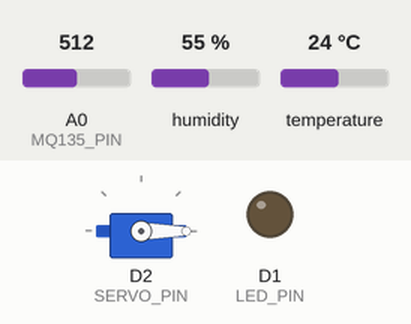
Bench run of a sketch on a simulated ESP8266 (NodeMCU). On the bench: servo, output pins drawn as LEDs (lit = HIGH). Inputs (shaded band) come from the test bench; at power-on: temperature 24 °C, A0 (MQ135_PIN) = 512, humidity 55 %. WiFi joins after 1.5 s; servers stay silent unless stated; what the sketch prints to the serial monitor is not drawn.

Above: at 3.1 s.
3.2 s: temperature set to 24.5 °C
5.4 s: temperature set to 25.8 °C
At 8.3 s:
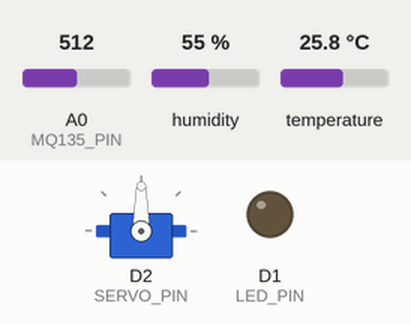
9.4 s: A0 (MQ135_PIN) set to 439
11.1 s: A0 (MQ135_PIN) set to 402
At 12.5 s:
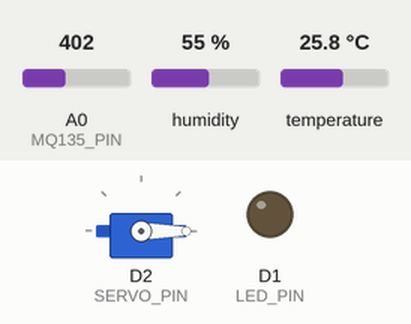
13.4 s: temperature set to 12 °C
At 16.8 s:
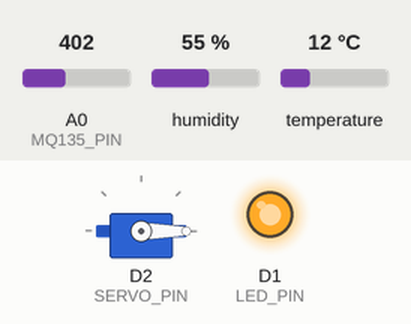
17.4 s: temperature set to 28 °C
At 21.0 s:
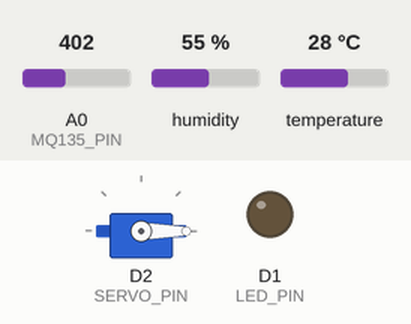
Timing chart, 0 to 22.4 s (numbered marks = the images above; inputs shaded):
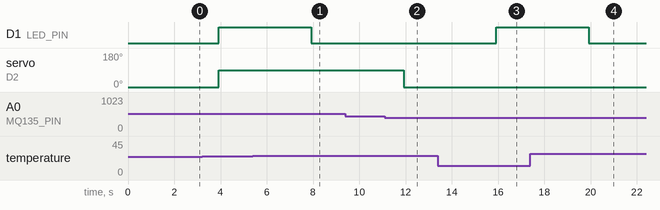

The sketch:

TUBES.ino
```cpp
#define BLYNK_TEMPLATE_ID "TMPL6BGFKJ4yJ"
#define BLYNK_TEMPLATE_NAME "UAP"
#define BLYNK_AUTH_TOKEN    "Ycg8Qal5XmEGRKflYTI4ihXRQWQitbNN"

#define BLYNK_PRINT Serial

#include <ESP8266WiFi.h>
#include <BlynkSimpleEsp8266.h>
#include <DHT.h>
#include <Servo.h>

// ================= WIFI =================
char ssid[] = "andyfhome";       // ganti dengan nama WiFi kamu
char pass[] = "0606f@iz";   // ganti dengan password WiFi kamu

// ================= PIN ==================
#define DHT_PIN      D4
#define DHT_TYPE     DHT22

#define MQ135_PIN    A0          // sensor amonia (analog)

#define LED_PIN      D1          // sinyal ke relai lampu pemanas
#define SERVO_PIN    D2          // servo ventilasi

// =============== THRESHOLD ==============
#define TEMP_THRESHOLD  25.0
#define GAS_THRESHOLD   420
// =============== INTERVAL ===============
#define SEND_INTERVAL   2000     // ms

DHT dht(DHT_PIN, DHT_TYPE);
Servo ventServo;
BlynkTimer timer;

bool ledState  = false;
bool servoOpen = false;

void readAndControl()
{
  float temp  = dht.readTemperature();
  float humid = dht.readHumidity();

  if (isnan(temp) || isnan(humid))
  {
    Serial.println("[DHT] Gagal membaca sensor - cek wiring & pin D4");
    return;
  }

  int gasRaw = analogRead(MQ135_PIN);

  // ===== KONTROL LAMPU PEMANAS =====
  bool newLed = (temp < TEMP_THRESHOLD);
  if (newLed != ledState)
  {
    ledState = newLed;
    digitalWrite(LED_PIN, ledState ? HIGH : LOW);
    Serial.printf("[LAMPU] %s | Suhu = %.1f C\n", ledState ? "ON" : "OFF", temp);
  }

  // ===== KONTROL VENTILASI (SERVO) =====
  bool newServo = (gasRaw > GAS_THRESHOLD);
  if (newServo != servoOpen)
  {
    servoOpen = newServo;
    ventServo.write(servoOpen ? 90 : 0);
    Serial.printf("[VENTILASI] %s | Amonia = %d\n", servoOpen ? "BUKA" : "TUTUP", gasRaw);
  }

  // ===== KIRIM DATA KE BLYNK  =====
  if (Blynk.connected())
  {
    Blynk.virtualWrite(V0, temp);
    Blynk.virtualWrite(V1, humid);
    Blynk.virtualWrite(V2, gasRaw);
    Blynk.virtualWrite(V3, ledState ? 1 : 0);
    Blynk.virtualWrite(V4, servoOpen ? "BUKA" : "TUTUP");
  }

  // ===== LOG KE SERIAL MONITOR =====
  Serial.printf(
    "[DATA] Suhu=%.1f C | Kelembapan=%.1f %% | Amonia=%d | Lampu=%s | Ventilasi=%s | Blynk=%s\n",
    temp, humid, gasRaw,
    ledState ? "ON" : "OFF",
    servoOpen ? "BUKA" : "TUTUP",
    Blynk.connected() ? "OK" : "OFF"
  );
}

void setup()
{
  Serial.begin(115200);
  delay(100);

  Serial.println();
  Serial.println("==================================");
  Serial.println(" MONITORING KANDANG AYAM PINTAR ");
  Serial.println("==================================");

  pinMode(LED_PIN, OUTPUT);
  digitalWrite(LED_PIN, LOW);

  dht.begin();

  ventServo.attach(SERVO_PIN);
  ventServo.write(0);
  Serial.print("Menghubungkan ke WiFi: ");
  Serial.println(ssid);

  WiFi.begin(ssid, pass);
  Blynk.config(BLYNK_AUTH_TOKEN);

  unsigned long mulai = millis();
  while (WiFi.status() != WL_CONNECTED && millis() - mulai < 10000)
  {
    delay(500);
    Serial.print(".");
  }
  Serial.println();

  if (WiFi.status() == WL_CONNECTED)
  {
    Serial.println("[WiFi] Terhubung.");
    Blynk.connect(5000);
  }
  else
  {
    Serial.println("[WiFi] Gagal konek. Sistem jalan OFFLINE (kontrol lokal tetap aktif).");
  }

  timer.setInterval(SEND_INTERVAL, readAndControl);

  Serial.println("Sistem siap...");
}

void loop()
{
  Blynk.run();
  timer.run();
}
```

Measured:
- the behaviour switches between 24.9 and 25 °C on temperature (found by bisection; images 0 and 1)
- the behaviour switches between 421 and 420 on A0 (MQ135_PIN) (found by bisection; images 1 and 2)
- after the input at 5.4 s, D1 (LED_PIN): HIGH → LOW after 2.5 s
- after the input at 9.4 s, every drawn part: stays the same
- after the input at 11.1 s, servo on D2 (SERVO_PIN): 90° → 0° after 0.82 s
- after the input at 13.4 s, D1 (LED_PIN): LOW → HIGH after 2.5 s
- after the input at 17.4 s, D1 (LED_PIN): HIGH → LOW after 2.5 s
